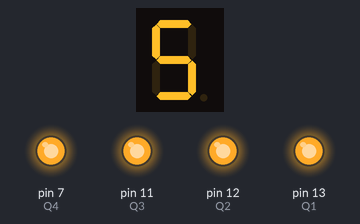
Recording of a sketch running on a simulated Arduino Uno, built with avr-gcc and run on an emulated ATmega328P. Parts: 1-digit seven-segment display, output pins drawn as LEDs (lit = HIGH). Wiring (inferred from the names in the program): 1-digit 7-segment display, segments lit when HIGH: segments pin 0, pin 1, pin 2, pin 3, pin 4, pin 5, pin 6, pin 9. The segment pins are drawn as the display they are named for; pins used as bus, display or sensor lines are not drawn.

Above: at 0.1 s.
At 1.1 s:
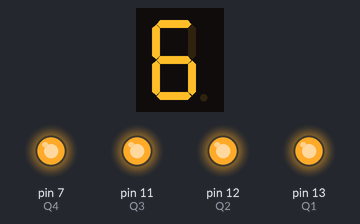
At 4.1 s:
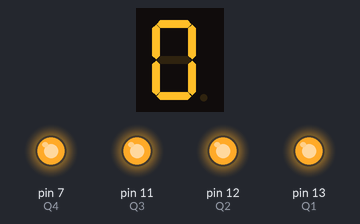
At 5.1 s:
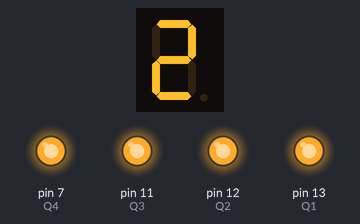
At 6.1 s:
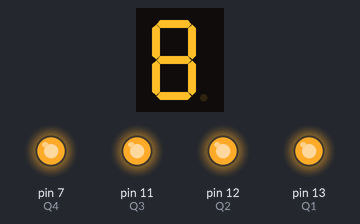
At 7.1 s:
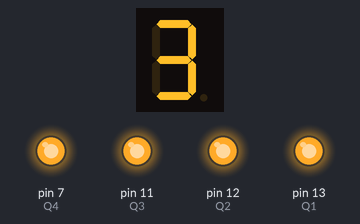
Timing chart, 0 to 8.6 s (numbered marks = the images above):
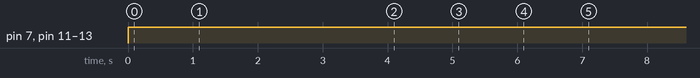

Measured:
- by itself, pin 7 (Q4), pin 11 (Q3), pin 12 (Q2), pin 13 (Q1): LOW → HIGH at 0.00 s
- by itself, everything shown: repeats every 8.0 s, in 8 steps
- what the display in image 1 shows lasts 1.0 s, from 1.0 s to 2.0 s

The sketch:

_7_segment_283.ino
```cpp
int SEG_A=0;
int SEG_B=1;
int SEG_C=2;
int SEG_D=3;
int SEG_E=4;
int SEG_F=5;
int SEG_G=6;
int SEG_DP=9;
int Q1 = 13;
int Q2 = 12;
int Q3 = 11;
int Q4 = 7;
int i;
int j;

char seg[] =

  {

    0b10110110, // 5
    0b10111110, // 6
    0b11111100, // 0
    0b11110010, // 3
    0b11111100, // 0
    0b11011010, // 2
    0b11111110, // 8
    0b11110010, // 3

   } ;
void display7seg(int a)
{
  digitalWrite(SEG_A,seg[a] & 1<<7);
  digitalWrite(SEG_B,seg[a] & 1<<6);
  digitalWrite(SEG_C,seg[a] & 1<<5);
  digitalWrite(SEG_D,seg[a] & 1<<4);
  digitalWrite(SEG_E,seg[a] & 1<<3);
  digitalWrite(SEG_F,seg[a] & 1<<2);
  digitalWrite(SEG_G,seg[a] & 1<<1);
  digitalWrite(SEG_DP,seg[a] & 1<<0);
  }
void setup() {
  pinMode(SEG_A,OUTPUT);
  pinMode(SEG_B,OUTPUT);
  pinMode(SEG_C,OUTPUT);
  pinMode(SEG_D,OUTPUT);
  pinMode(SEG_E,OUTPUT);
  pinMode(SEG_F,OUTPUT);
  pinMode(SEG_G,OUTPUT);
  pinMode(SEG_DP,OUTPUT);
  pinMode(Q1,OUTPUT);
  pinMode(Q2,OUTPUT);
  pinMode(Q3,OUTPUT);
  pinMode(Q4,OUTPUT);
}

void loop(){
 for (i=0; i<8; i++) {
      digitalWrite(Q1,HIGH);
        digitalWrite(Q2,HIGH);
          digitalWrite(Q3,HIGH);
            digitalWrite(Q4,HIGH);
      display7seg(i);
      delay(1000);
  }
}
```
